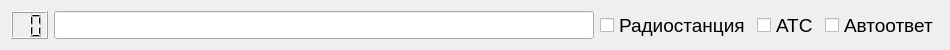
<?xml version="1.0" encoding="UTF-8"?>
<ui version="4.0">
 <class>Ellistabonentpo</class>
 <widget class="QWidget" name="Ellistabonentpo">
  <property name="geometry">
   <rect>
    <x>0</x>
    <y>0</y>
    <width>950</width>
    <height>50</height>
   </rect>
  </property>
  <property name="minimumSize">
   <size>
    <width>950</width>
    <height>50</height>
   </size>
  </property>
  <property name="maximumSize">
   <size>
    <width>950</width>
    <height>90</height>
   </size>
  </property>
  <property name="sizeIncrement">
   <size>
    <width>950</width>
    <height>50</height>
   </size>
  </property>
  <property name="windowTitle">
   <string>Form</string>
  </property>
  <layout class="QHBoxLayout" name="horizontalLayout_2">
   <item>
    <layout class="QHBoxLayout" name="horizontalLayout">
     <item>
      <widget class="QLCDNumber" name="po_numobj">
       <property name="font">
        <font>
         <pointsize>9</pointsize>
        </font>
       </property>
       <property name="digitCount">
        <number>2</number>
       </property>
      </widget>
     </item>
     <item>
      <widget class="QLineEdit" name="po_sip_name">
       <property name="font">
        <font>
         <pointsize>14</pointsize>
        </font>
       </property>
       <property name="inputMask">
        <string>9999</string>
       </property>
      </widget>
     </item>
     <item>
      <widget class="QCheckBox" name="radio">
       <property name="font">
        <font>
         <pointsize>14</pointsize>
        </font>
       </property>
       <property name="text">
        <string>Радиостанция</string>
       </property>
      </widget>
     </item>
     <item>
      <widget class="QCheckBox" name="ats">
       <property name="font">
        <font>
         <pointsize>14</pointsize>
        </font>
       </property>
       <property name="text">
        <string>АТС</string>
       </property>
      </widget>
     </item>
     <item>
      <widget class="QCheckBox" name="autoanswer">
       <property name="font">
        <font>
         <pointsize>14</pointsize>
        </font>
       </property>
       <property name="text">
        <string>Автоответ</string>
       </property>
      </widget>
     </item>
    </layout>
   </item>
  </layout>
 </widget>
 <resources/>
 <connections/>
</ui>
